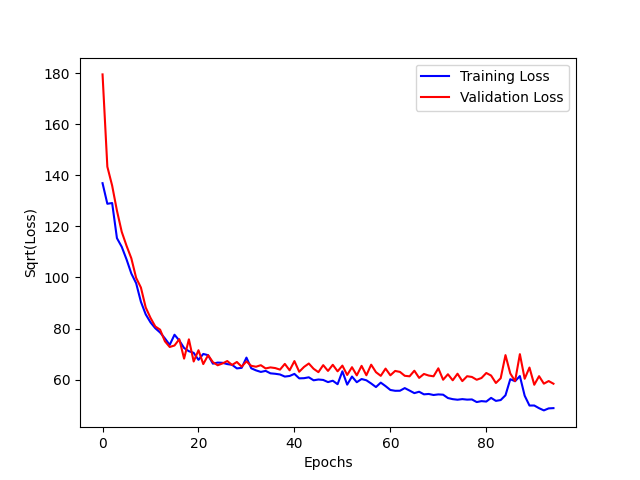

The script that drew this image:
from ecnet.datasets import load_cn, load_mon, load_kv, load_mp
from ecnet.datasets.load_data import load_it, load_ysi
from ecnet.tasks.feature_selection import select_rfr
from ecnet.tasks.parameter_tuning import tune_batch_size, tune_model_architecture,\
    tune_training_parameters
from ecnet import ECNet
from sklearn.model_selection import train_test_split
from sklearn.decomposition import PCA
from sklearn.metrics import median_absolute_error, r2_score
import torch
import numpy as np
from matplotlib import pyplot as plt
from copy import deepcopy
from math import sqrt

dataset = load_ysi(as_dataset=True, backend='alvadesc')
print(type(dataset), dataset.desc_vals.shape, dataset.target_vals.shape)

index_train, index_test = train_test_split([i for i in range(len(dataset))],
                                           test_size=0.2, random_state=42)
dataset_train = deepcopy(dataset)
dataset_train.set_index(index_train)
dataset_test = deepcopy(dataset)
dataset_test.set_index(index_test)
print(dataset_train.desc_vals.shape, dataset_test.desc_vals.shape)

desc_idx, desc_imp = select_rfr(dataset_train, total_importance=0.95,
                                n_estimators=100, n_jobs=4)
dataset_train.set_desc_index(desc_idx)
dataset_test.set_desc_index(desc_idx)
desc_names = [dataset.desc_names[i] for i in desc_idx]
print(dataset_train.desc_vals.shape, dataset_test.desc_vals.shape)
print(desc_names[:5], len(desc_names))

model = ECNet(dataset_train.desc_vals.shape[1], 1, 32, 4)
train_loss, valid_loss = model.fit(
    dataset=dataset_train, valid_size=0.2,verbose=5,
    patience=50, epochs=100, random_state=24
)

y_hat_train = model(dataset_train.desc_vals).detach().numpy()
y_train = dataset_train.target_vals
train_mae = median_absolute_error(y_hat_train, y_train)
train_r2 = r2_score(y_hat_train, y_train)
y_hat_test = model(dataset_test.desc_vals).detach().numpy()
y_test = dataset_test.target_vals
test_mae = median_absolute_error(y_hat_test, y_test)
test_r2 = r2_score(y_hat_test, y_test)
print('Training median absolute error: {}'.format(train_mae))
print('Training r-squared coefficient: {}'.format(train_r2))
print('Testing median absolute error: {}'.format(test_mae))
print('Testing r-squared coefficient: {}'.format(test_r2))

train_loss = [sqrt(l) for l in train_loss][5:]
valid_loss = [sqrt(l) for l in valid_loss][5:]
epoch = [i for i in range(len(train_loss))]
plt.clf()
plt.xlabel('Epochs', fontsize=14)
plt.ylabel('Sqrt(Loss)', fontsize=14)
plt.plot(epoch, train_loss, color='blue', label='Training Loss')
plt.plot(epoch, valid_loss, color='red', label='Validation Loss')
plt.legend(loc='upper right')
plt.grid(False)
plt.show()
